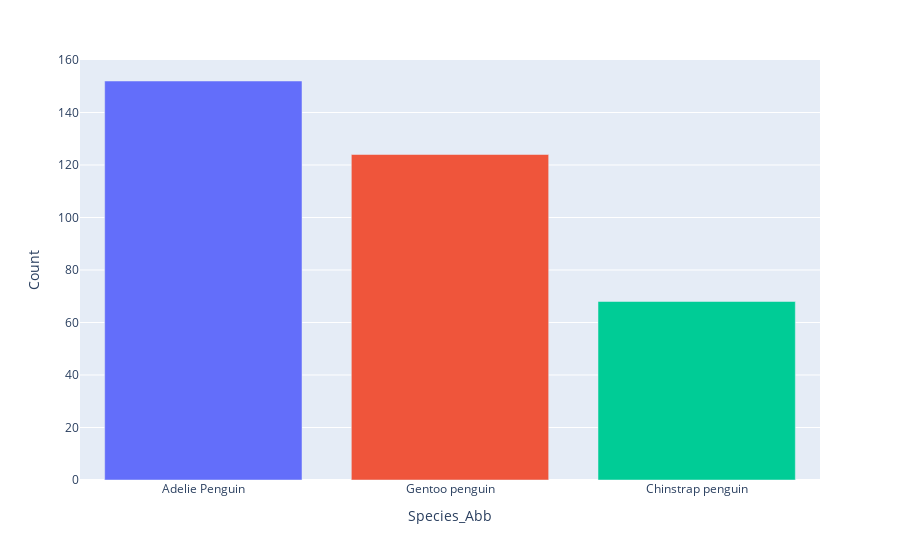

Source (notebook cell):
### Code cell
fig = px.bar(
    data_frame = df_group_species.to_pandas(),
    x = 'Species_Abb',
    y = 'Count',
    color = 'Species_Abb'
)

fig.update_layout(
    showlegend = False
)

fig.show()

### Figure 1 — Plotly figure (JSON) as saved in the notebook; plotly's stock layout.template omitted (floating-point values rounded to 4 significant figures)
{"data": [{"alignmentgroup": "True", "hovertemplate": "Species_Abb=%{x}<br>Count=%{y}<extra></extra>", "legendgroup": "Adelie Penguin", "marker": {"color": "#636efa", "pattern": {"shape": ""}}, "name": "Adelie Penguin", "offsetgroup": "Adelie Penguin", "orientation": "v", "showlegend": true, "textposition": "auto", "type": "bar", "x": ["Adelie Penguin"], "xaxis": "x", "y": [152], "yaxis": "y"}, {"alignmentgroup": "True", "hovertemplate": "Species_Abb=%{x}<br>Count=%{y}<extra></extra>", "legendgroup": "Gentoo penguin", "marker": {"color": "#EF553B", "pattern": {"shape": ""}}, "name": "Gentoo penguin", "offsetgroup": "Gentoo penguin", "orientation": "v", "showlegend": true, "textposition": "auto", "type": "bar", "x": ["Gentoo penguin"], "xaxis": "x", "y": [124], "yaxis": "y"}, {"alignmentgroup": "True", "hovertemplate": "Species_Abb=%{x}<br>Count=%{y}<extra></extra>", "legendgroup": "Chinstrap penguin", "marker": {"color": "#00cc96", "pattern": {"shape": ""}}, "name": "Chinstrap penguin", "offsetgroup": "Chinstrap penguin", "orientation": "v", "showlegend": true, "textposition": "auto", "type": "bar", "x": ["Chinstrap penguin"], "xaxis": "x", "y": [68], "yaxis": "y"}], "layout": {"barmode": "relative", "legend": {"title": {"text": "Species_Abb"}, "tracegroupgap": 0}, "margin": {"t": 60}, "showlegend": false, "xaxis": {"anchor": "y", "categoryarray": ["Adelie Penguin", "Gentoo penguin", "Chinstrap penguin"], "categoryorder": "array", "domain": [0, 1], "title": {"text": "Species_Abb"}}, "yaxis": {"anchor": "x", "domain": [0, 1], "title": {"text": "Count"}}}}
